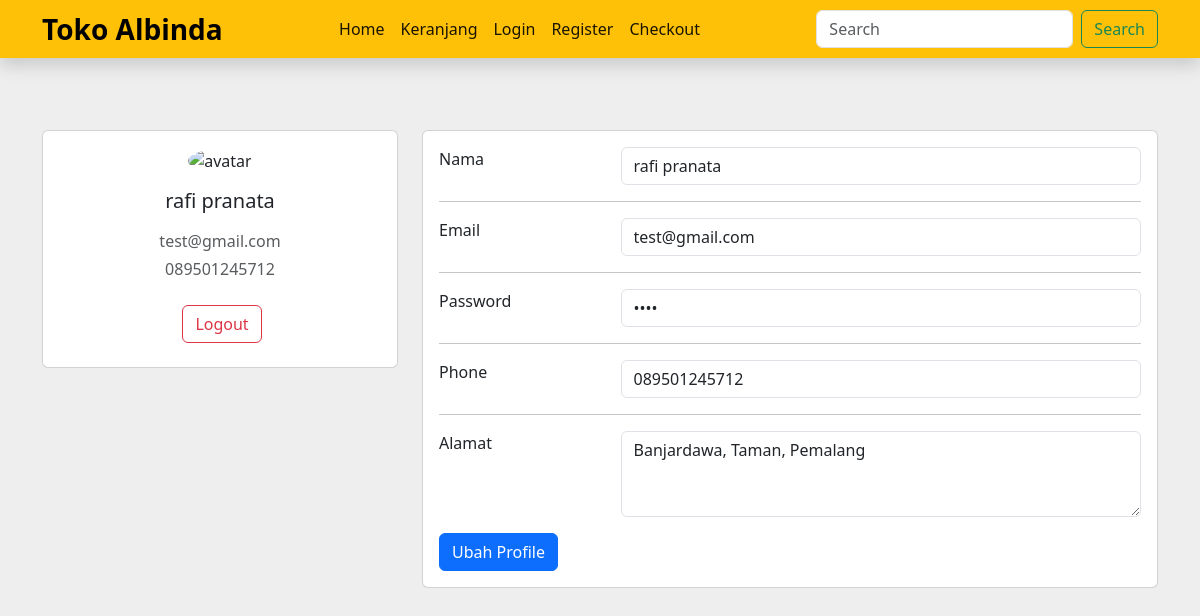
The page /ubahProfile.php?id=1 on the database its author committed.
### tables this page shows
CREATE TABLE `pelanggan` (
  `id_pelanggan` int(50) NOT NULL,
  `email_pelanggan` varchar(50) NOT NULL,
  `password_pelanggan` varchar(50) NOT NULL,
  `nama_pelanggan` text NOT NULL,
  `telepon_pelanggan` varchar(50) NOT NULL,
  `alamat_pelanggan` text NOT NULL
);

### ubahProfile.php (the view, shortened to what this page needs)
<?php
include "koneksi.php";
?>
<!DOCTYPE html>
<html lang="en">
<head>
</head>
<body style="background-color: #eee;">
    <?php include "navbar.php"?>
<section >
    <div class="container py-5">
        <?php
        $ambil = $koneksi->query("SELECT * FROM pelanggan WHERE id_pelanggan = '$_GET[id]' ");
        $pecah = $ambil->fetch_assoc();
        ?>
        <div class="row">
        <div class="col-lg-4">
            <div class="card mb-4">
            <div class="card-body text-center">
                <img src="https://images.unsplash.com/photo-1438761681033-6461ffad8d80?ixlib=rb-4.0.3&ixid=M3wxMjA3fDB8MHxwaG90by1wYWdlfHx8fGVufDB8fHx8fA%3D%3D&auto=format&fit=crop&w=870&q=80" alt="avatar"
                class="rounded-circle img-fluid" style="width: 150px;">
                <h5 class="my-3"><?php echo $pecah['nama_pelanggan'];  ?></h5>
                <p class="text-muted mb-1"><?php echo $pecah['email_pelanggan'];  ?></p>
                <p class="text-muted mb-4"><?php echo $pecah['telepon_pelanggan'];  ?></p>
                <div class="d-flex justify-content-center mb-2">
                <a href="logout.php"><button type="button" class="btn btn-outline-danger ms-1">Logout</button></a>
                </div>
            </div>
            </div>
        </div>
        <div class="col-lg-8">
            <form  method="POST">
                <div class="card mb-4">
                    <div class="card-body">
                        <div class="row">
                        <div class="col-sm-3">
                            <p class="mb-0">Nama</p>
                        </div>
                        <div class="col-sm-9">
                            <input type="text" class="form-control" name="nama" id="inputName" value="<?php echo $pecah['nama_pelanggan'];  ?>">
                        </div>
                        </div>
                        <hr>
                        <div class="row">
                        <div class="col-sm-3">
                            <p class="mb-0">Email</p>
                        </div>
                        <div class="col-sm-9">
                            <input type="email" class="form-control" name="email"  id="inputEmail" value="<?php echo $pecah['email_pelanggan'];  ?>">
                        </div>
                        </div>
                        <hr>
                        <div class="row">
                        <div class="col-sm-3">
                            <p class="mb-0">Password</p>
                        </div>
                        <div class="col-sm-9">
                            <input type="password" class="form-control" name="pw"  id="inputPassword" value="<?php echo $pecah['password_pelanggan'];  ?>">
                        </div>
                        </div>
                        <hr>
                        <div class="row">
                        <div class="col-sm-3">
                            <p class="mb-0">Phone</p>
                        </div>
                        <div class="col-sm-9">
                            <input type="number" class="form-control" name="phone"  id="inputPhone" value="<?php echo $pecah['telepon_pelanggan'];  ?>">
                        </div>
                        </div>
                        <hr>
                        <div class="row">
                        <div class="col-sm-3">
                            <p class="mb-0">Alamat</p>
                        </div>
                        <div class="col-sm-9">
                            <textarea class="form-control" name="alamat" id="exampleFormControlTextarea1" rows="3"><?php echo $pecah['alamat_pelanggan'];  ?></textarea>
                        </div>
                        </div>
                        <div class="row mt-3">
                        <div class="col-sm-3 ">
                            <button class="btn btn-primary" name="simpan">Ubah Profile</button>
                        </div>
                        </div>
                    </div>
                </div>
            </form>
        </div>
    </div>
</section>
</body>
</html>

### rows shown on the page
pelanggan: nama_pelanggan "rafi pranata", email_pelanggan "test@gmail.com", telepon_pelanggan "089501245712", nama "rafi pranata", email "test@gmail.com", phone "089501245712", alamat "Banjardawa, Taman, Pemalang"
